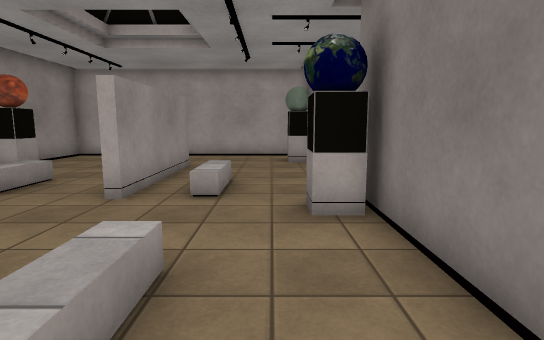
View 1 (above)

16 first-person views from a walk through a 3-D level made in the Unity game engine. The camera is 1.4 m above the floor, tilts 8° down and sees 80° across. The floor is counted in squares, 1 m on a side. Each view is taken from the middle of a square. On the plan, view 1 faces up. The plan holds only what a view shows up to about 15 squares ahead; the rest is blank. The place goes on beyond the plan. Some trees and plants on the terrain are drawn as simple stand-ins. The player character is not drawn. Some surface patterns are stand-ins.

View 2
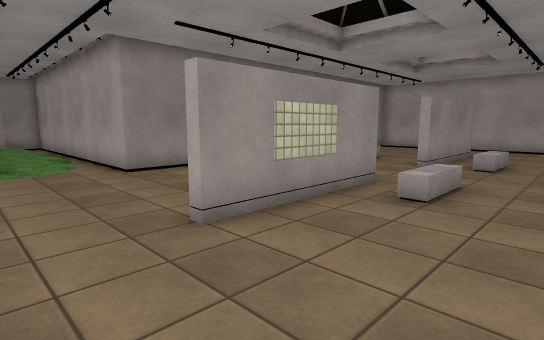

View 3
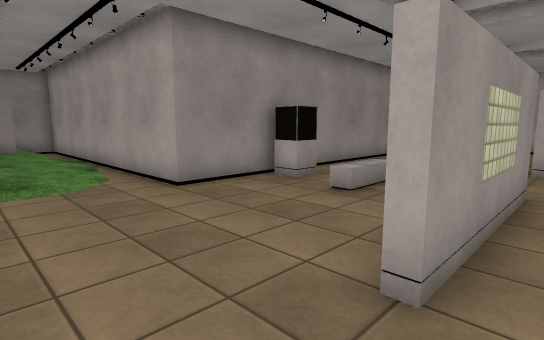

View 4
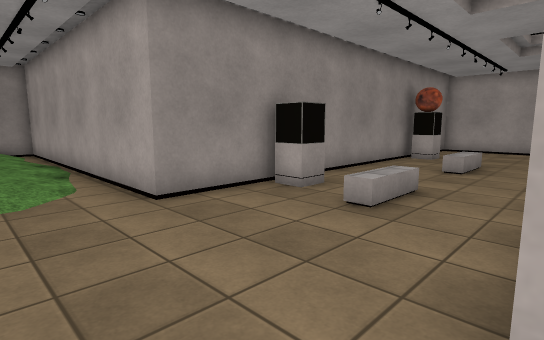

View 5
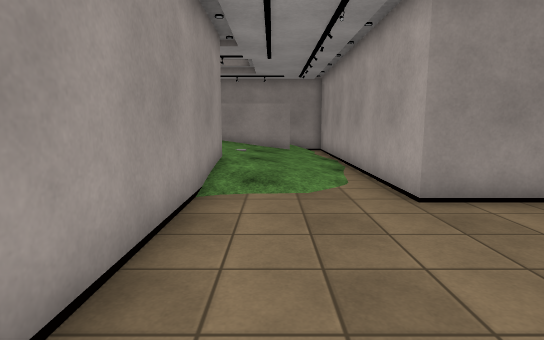

View 6
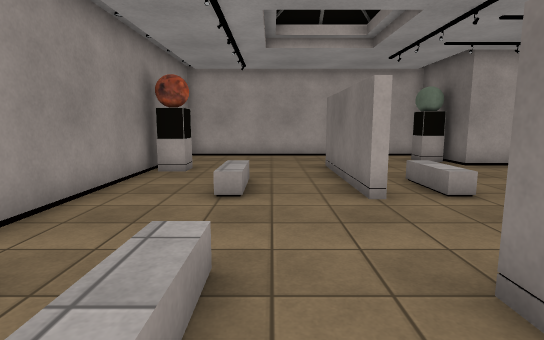

View 7
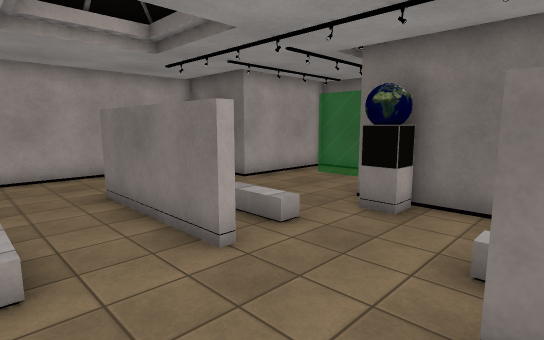

View 8
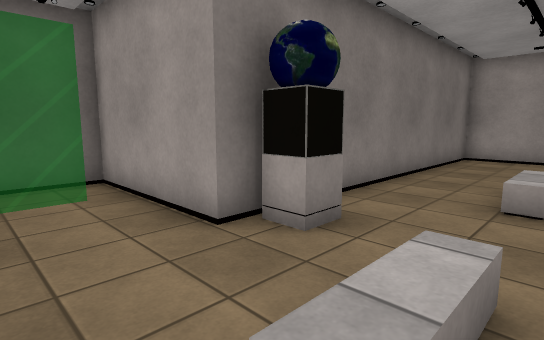

View 9
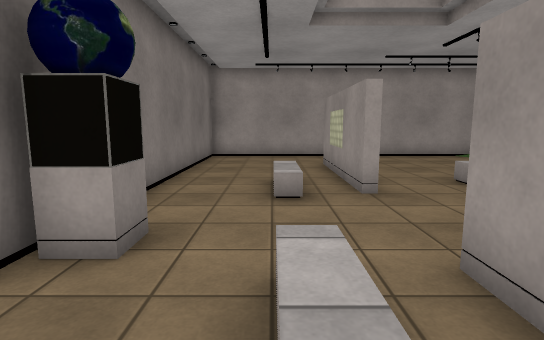

View 10
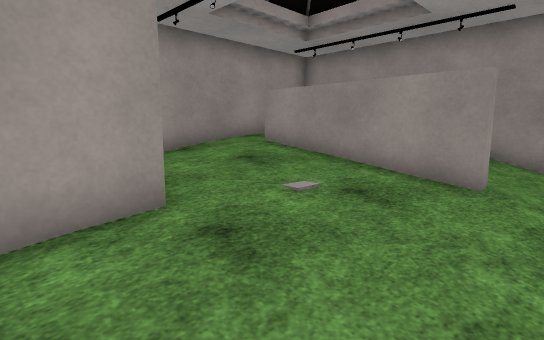

View 11
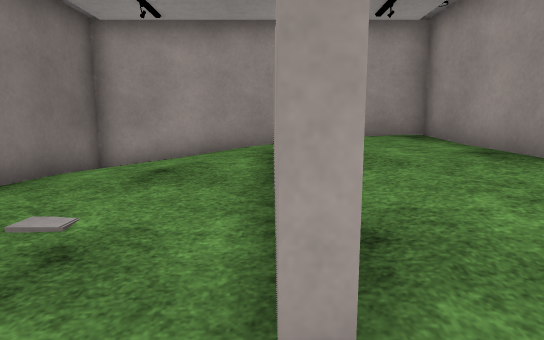

View 12
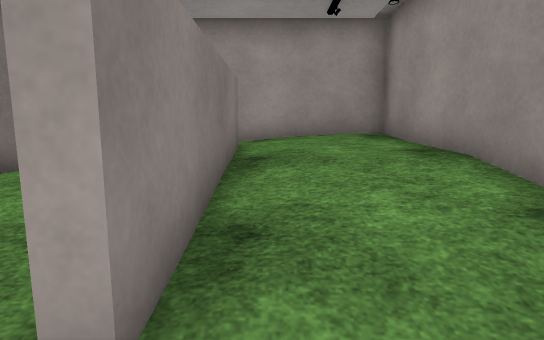

View 13
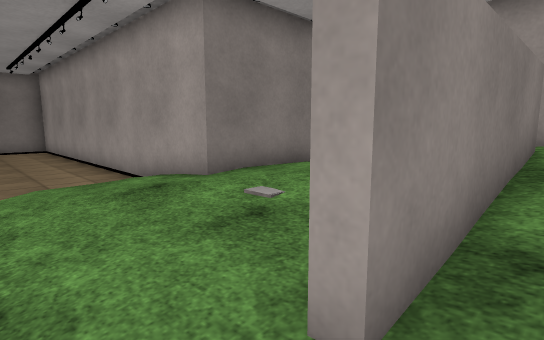

View 14
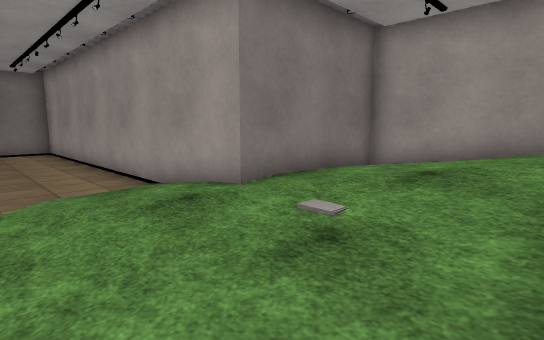

View 15
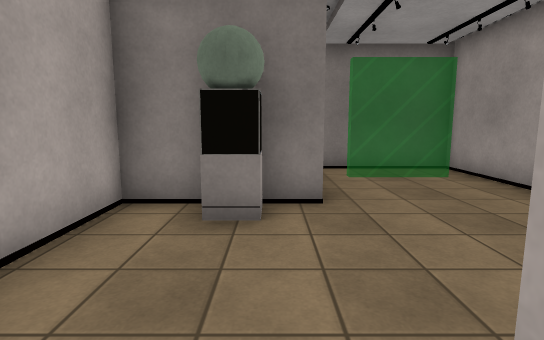

View 16
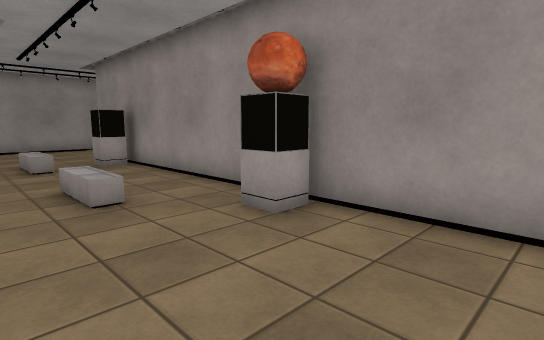

### Floor plan
Key: @ floor where view 1 was taken; # wall or solid block; . main floor; : floor 0.25 m higher than the main floor; + floor 0.5 m higher than the main floor; * floor 0.75 m higher than the main floor; % floor 1 m higher than the main floor; & floor 1.25 m higher than the main floor; / step, stairs or slope; = window, fence, low wall or low ledge; v drop or lower ground; O other object.
Columns run from 21 left of view 1 to 6 right of it. Each row starts with its distance up from view 1.
 15             v##########v
 14             #..........#
 13             #.........#v
 12             #.........#v
 11             #.....#....v###v
 10             v#....#........#
  9             #.....#........#
  8             #..O..#........#
  7             #..O..#........#
  6             #.....#...#####v
  5             #.........#v
  4             #..........#
  3             #../.......#
  2             v#./..#....#
  1             #../..#....#
  0             #.....#..@.#
 -1 v############.....#....#
 -2 #/../.............#....#
 -3 #/////:///.............#
 -4 #///#/+//::............#
 -5 #///#/+/++:............#
 -6 #%%/#/++###############v
 -7 #%%%=**+#
 -8 #%%%=%*+#
 -9 #&&%%%/+#
-10 v#######v

Positions as (right, up) in squares from view 1, and headings:
1: (0, 0), facing up
2: (1, -5), facing up-left
3: (-2, -5), facing up-left
4: (-3, -4), facing up-left
5: (-3, -4), facing left
6: (-5, 0), facing up
7: (-6, 2), facing up-right
8: (-2, 9), facing down-right
9: (-1, 9), facing down
10: (-11, -2), facing down-left
11: (-17, -2), facing down
12: (-18, -2), facing down
13: (-18, -2), facing down-right
14: (-17, -2), facing down-right
15: (-4, 12), facing right
16: (-4, 14), facing down-left
